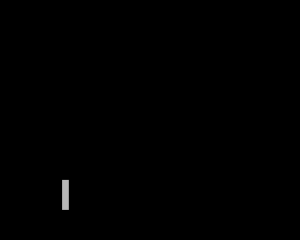
Frame 1 (no input)
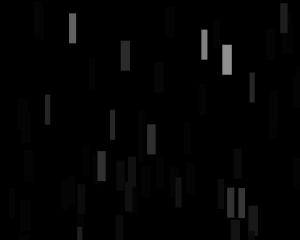
Frame 60 (no input)
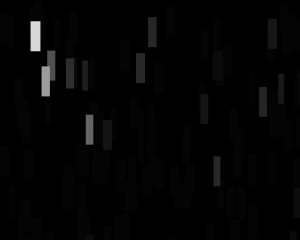
Frame 120 (the mouse pressed at the canvas centre since frame 60)

The p5.js sketch that drew these frames (run headless with seeded random() and noise() and a simulated clock; from frame 60 on, the mouse is pressed at the canvas centre):

// p5.js sketch
// ── sketch.js
function setup() {
  createCanvas(300, 240);
  background(0);
  noStroke();
  frameRate(30);
}

function draw() {
  background(0, 30);
  fill(random(0,256));
  rect(random(0, width), random(0, height), random(5, 10), 30);
}
